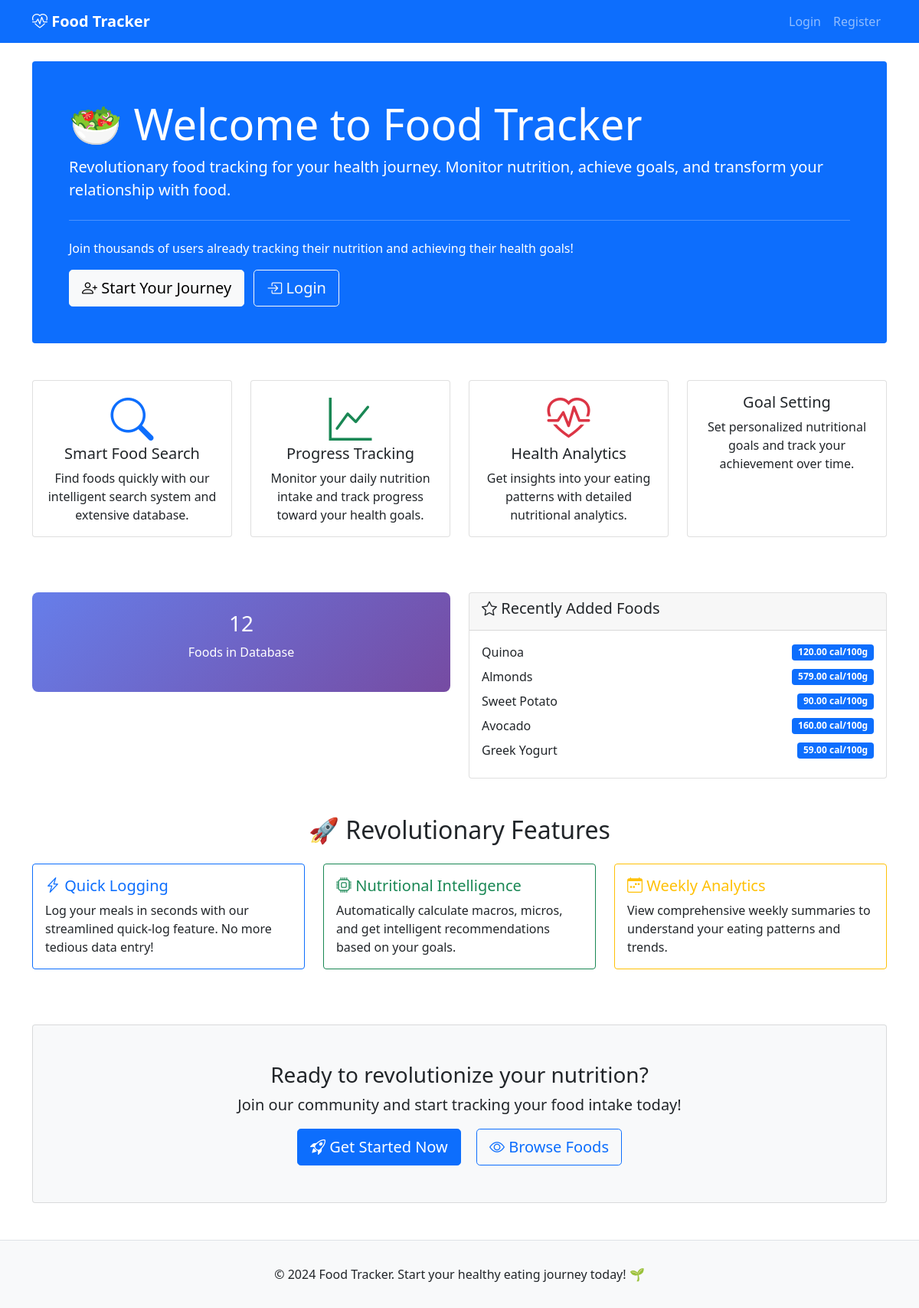
The page / on the database its author committed.
### counter/models.py (models this page shows, shortened)
class Food(models.Model):
    name = models.CharField(max_length=200, unique=True)
    description = models.TextField(blank=True, help_text="Brief description of the food item")
    calories_per_100g = models.DecimalField(max_digits=6, decimal_places=2, default=0)
    protein_per_100g = models.DecimalField(max_digits=6, decimal_places=2, default=0, help_text="Protein in grams")
    carbs_per_100g = models.DecimalField(max_digits=6, decimal_places=2, default=0, help_text="Carbohydrates in grams")
    fat_per_100g = models.DecimalField(max_digits=6, decimal_places=2, default=0, help_text="Fat in grams")
    fiber_per_100g = models.DecimalField(max_digits=6, decimal_places=2, default=0, help_text="Fiber in grams")
    serving_size_g = models.DecimalField(max_digits=6, decimal_places=1, default=100, help_text="Common serving size in grams")
    created_at = models.DateTimeField(auto_now_add=True)
    updated_at = models.DateTimeField(auto_now=True)
    class Meta:
        ordering = ['name']

### counter/views.py (the view)
# urls.py: path('', views.home, name='home'),
def home(request):
    if request.user.is_authenticated:
        return dashboard(request)
    context = {
        'total_foods': Food.objects.count(),
        'recent_foods': Food.objects.order_by('-created_at')[:5]
    }
    return render(request, 'home.html', context)

### counter/templates/home.html (shortened to what this page needs)
{% extends 'base.html' %}
{% block content %}
<div class="row mb-5">
    <div class="col-lg-12">
        <div class="jumbotron bg-primary text-white p-5 rounded">
            <h1 class="display-4">🥗 Welcome to Food Tracker</h1>
            <p class="lead">Revolutionary food tracking for your health journey. Monitor nutrition, achieve goals, and transform your relationship with food.</p>
            {% if not user.is_authenticated %}
                <hr class="my-4">
                <p>Join thousands of users already tracking their nutrition and achieving their health goals!</p>
                <a class="btn btn-light btn-lg" href="{% url 'register' %}" role="button">
                    <i class="bi bi-person-plus"></i> Start Your Journey
                </a>
                <a class="btn btn-outline-light btn-lg ms-2" href="{% url 'login' %}" role="button">
                    <i class="bi bi-box-arrow-in-right"></i> Login
                </a>
            {% else %}
                <a class="btn btn-light btn-lg" href="{% url 'dashboard' %}" role="button">
                    <i class="bi bi-speedometer2"></i> Go to Dashboard
                </a>
            {% endif %}
        </div>
    </div>
</div>
<div class="row mb-5">
    <div class="col-lg-3 col-md-6 mb-4">
        <div class="card h-100 text-center">
            <div class="card-body">
                <i class="bi bi-search display-4 text-primary mb-3"></i>
                <h5 class="card-title">Smart Food Search</h5>
                <p class="card-text">Find foods quickly with our intelligent search system and extensive database.</p>
            </div>
        </div>
    </div>
    <div class="col-lg-3 col-md-6 mb-4">
        <div class="card h-100 text-center">
            <div class="card-body">
                <i class="bi bi-graph-up display-4 text-success mb-3"></i>
                <h5 class="card-title">Progress Tracking</h5>
                <p class="card-text">Monitor your daily nutrition intake and track progress toward your health goals.</p>
            </div>
        </div>
    </div>
    <div class="col-lg-3 col-md-6 mb-4">
        <div class="card h-100 text-center">
            <div class="card-body">
                <i class="bi bi-heart-pulse display-4 text-danger mb-3"></i>
                <h5 class="card-title">Health Analytics</h5>
                <p class="card-text">Get insights into your eating patterns with detailed nutritional analytics.</p>
            </div>
        </div>
    </div>
    <div class="col-lg-3 col-md-6 mb-4">
        <div class="card h-100 text-center">
            <div class="card-body">
                <h5 class="card-title">Goal Setting</h5>
                <p class="card-text">Set personalized nutritional goals and track your achievement over time.</p>
            </div>
        </div>
    </div>
</div>
{% if total_foods > 0 %}
<div class="row mb-5">
    <div class="col-lg-6">
        <div class="stats-card">
            <h3>{{ total_foods }}</h3>
            <p>Foods in Database</p>
        </div>
    </div>
    <div class="col-lg-6">
        <div class="card">
            <div class="card-header">
                <h5><i class="bi bi-star"></i> Recently Added Foods</h5>
            </div>
            <div class="card-body">
                {% for food in recent_foods %}
                    <div class="d-flex justify-content-between align-items-center mb-2">
                        <span>{{ food.name }}</span>
                        <span class="badge bg-primary">{{ food.calories_per_100g }} cal/100g</span>
                    </div>
                {% endfor %}
            </div>
        </div>
    </div>
</div>
{% endif %}
<div class="row mb-5">
    <div class="col-lg-12">
        <h2 class="text-center mb-4">🚀 Revolutionary Features</h2>
        <div class="row">
            <div class="col-md-4 mb-4">
                <div class="card border-primary">
                    <div class="card-body">
                        <h5 class="card-title text-primary">
                            <i class="bi bi-lightning-charge"></i> Quick Logging
                        </h5>
                        <p class="card-text">Log your meals in seconds with our streamlined quick-log feature. No more tedious data entry!</p>
                    </div>
                </div>
            </div>
            <div class="col-md-4 mb-4">
                <div class="card border-success">
                    <div class="card-body">
                        <h5 class="card-title text-success">
                            <i class="bi bi-cpu"></i> Nutritional Intelligence
                        </h5>
                        <p class="card-text">Automatically calculate macros, micros, and get intelligent recommendations based on your goals.</p>
                    </div>
                </div>
            </div>
            <div class="col-md-4 mb-4">
                <div class="card border-warning">
                    <div class="card-body">
                        <h5 class="card-title text-warning">
                            <i class="bi bi-calendar-week"></i> Weekly Analytics
                        </h5>
                        <p class="card-text">View comprehensive weekly summaries to understand your eating patterns and trends.</p>
                    </div>
                </div>
            </div>
        </div>
    </div>
</div>
{% if not user.is_authenticated %}
<div class="row">
    <div class="col-lg-12 text-center">
        <div class="card bg-light">
            <div class="card-body py-5">
                <h3>Ready to revolutionize your nutrition?</h3>
                <p class="lead">Join our community and start tracking your food intake today!</p>
                <a href="{% url 'register' %}" class="btn btn-primary btn-lg me-3">
                    <i class="bi bi-rocket-takeoff"></i> Get Started Now
                </a>
                <a href="{% url 'food_list' %}" class="btn btn-outline-primary btn-lg">
                    <i class="bi bi-eye"></i> Browse Foods
                </a>
            </div>
        </div>
    </div>
</div>
{% endif %}
{% endblock %}

### counter/templates/base.html (style rules this page uses)
.stats-card { text-align: center; padding: 1.5rem; background: linear-gradient(135deg, #667eea 0%, #764ba2 100%); color: white; border-radius: 0.5rem; }

### rows shown on the page
Food: name "Quinoa", calories_per_100g "120.00"
Food: name "Almonds", calories_per_100g "579.00"
Food: name "Sweet Potato", calories_per_100g "90.00"
Food: name "Avocado", calories_per_100g "160.00"
Food: name "Greek Yogurt", calories_per_100g "59.00"

### other values the page prints
{{ total_foods }} "12"
